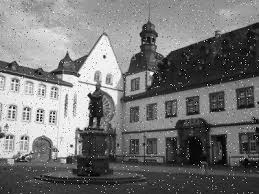
#> input picture Image/noise_house.jpg, 259 x 194 px, found by its file name
$ python HW_3.py
#> lines starting #> are read from the running program, lines starting #| are printed output that depends on the picture
import cv2

I = cv2.imread("E:\\C4T\\Image Processing\\Image\\noise_house.jpg")
#> I is the input picture: shape (194, 259, 3); min 0, max 255, mean 117.8
cv2.imshow("Image", I)
cv2.waitKey(1)

filter_noise = cv2.medianBlur(I, 5)
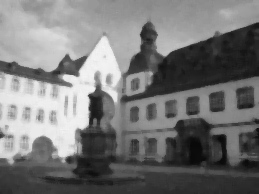
#> filter_noise: shape (194, 259, 3); min 9, max 244, mean 118.1
cv2.imshow("remove noise", filter_noise)
cv2.waitKey(1)

cv2.imshow("new image", filter_noise * [-110, 101, -101])
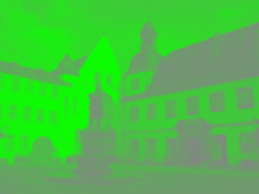
#> window 'new image': shape (194, 259, 3) int64; mean B, G, R -12987.5, 11924.9, -11924.9; drawn with min black and max white
cv2.waitKey()
